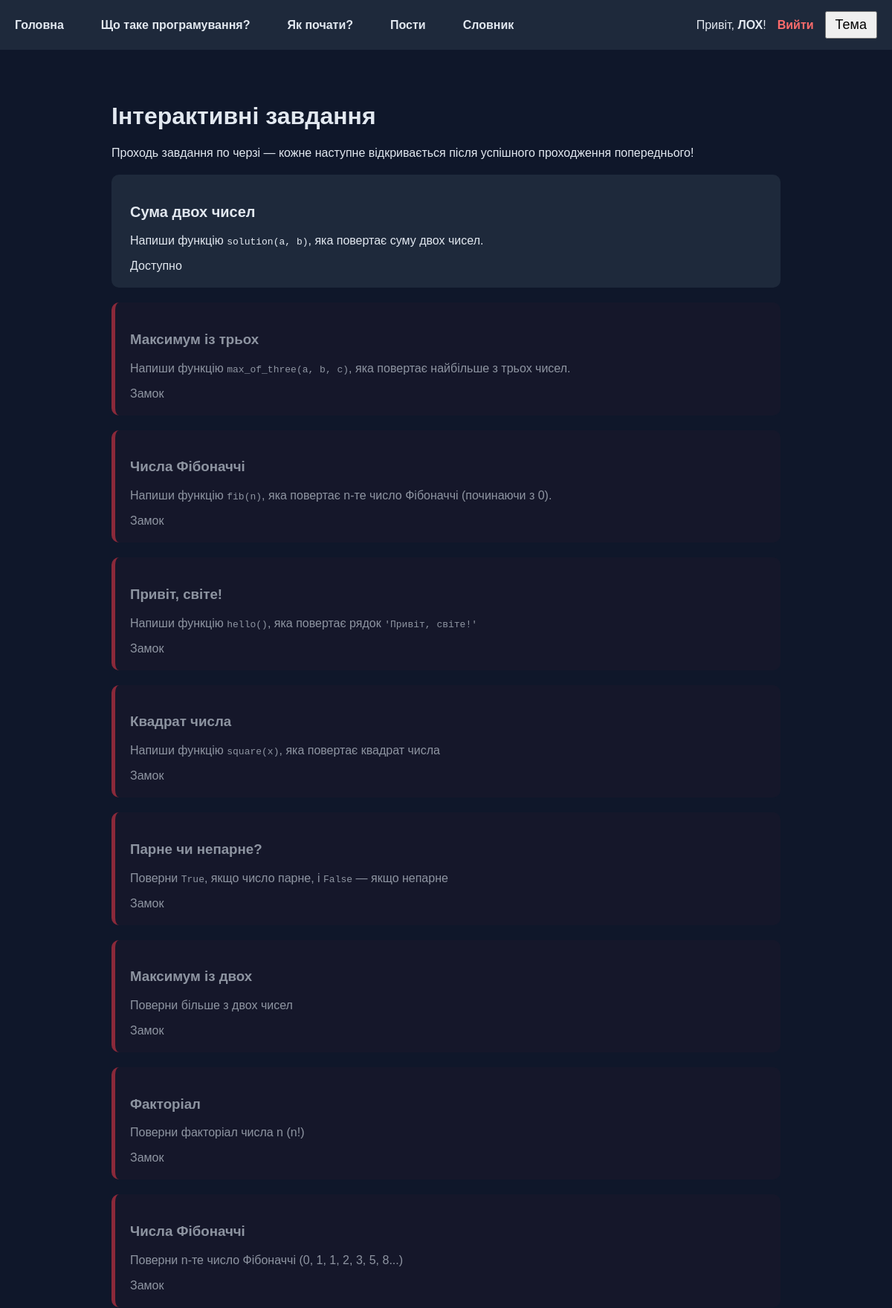
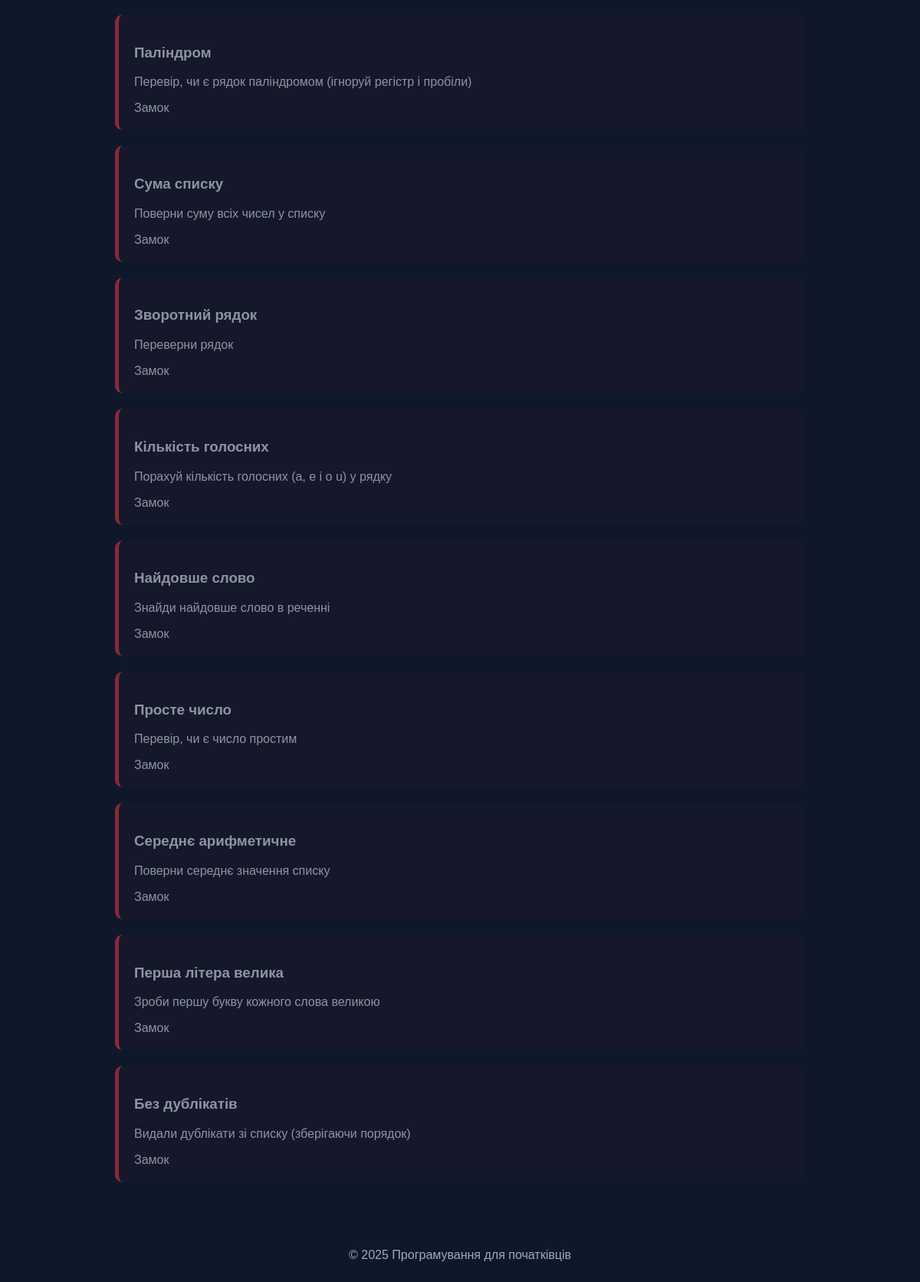
Page /tasks (signed in) on the committed database (2 pictures, top to bottom).
### tables this page shows
CREATE TABLE tasks (
    id INTEGER PRIMARY KEY,
    title TEXT NOT NULL,
    level TEXT CHECK(level IN ('Початківець', 'Середній', 'Просунутий')),
    description TEXT,
    starter_code TEXT,
    test_cases TEXT  -- JSON: [{"input": [1,2], "output": 3}, ...]
);

### project/app.py (the view)
@app.route("/tasks")
@login_required
def tasks_list():
    all_tasks = db.get_all_tasks()
    solved_ids = set(db.get_solved_task_ids(session["user_id"]))
    max_unlocked = db.get_max_unlocked_task_id(session["user_id"])
    return render_template("tasks_list.html",
                         tasks=all_tasks,
                         solved_ids=solved_ids,
                         max_unlocked=max_unlocked)

### project/app.py (called while the page is built)
def login_required(f):
    @wraps(f)
    def decorated_function(*args, **kwargs):
        if not session.get("user_id"):
            flash("Спочатку увійдіть в систему", "warning")
            return redirect(url_for("login"))
        return f(*args, **kwargs)
    return decorated_function

### project/db.py (called while the page is built)
def _get_connection():
    conn = sqlite3.connect(DB_PATH)
    conn.row_factory = sqlite3.Row  # за бажанням: доступ по іменах полів
    return conn

def get_all_tasks():
    with _get_connection() as conn:
        return conn.execute("SELECT * FROM tasks ORDER BY id").fetchall()

def get_solved_task_ids(user_id):
    with _get_connection() as conn:
        rows = conn.execute("""
            SELECT task_id FROM user_solutions
            WHERE user_id = ? AND passed = 1
            ORDER BY task_id
        """, (user_id,)).fetchall()
        return [row["task_id"] for row in rows]

def get_max_unlocked_task_id(user_id):
    solved = get_solved_task_ids(user_id)
    if not solved:
        first = _get_connection().execute("SELECT id FROM tasks ORDER BY id LIMIT 1").fetchone()
        return first["id"] if first else None
    last_solved = max(solved)
    next_task = _get_connection().execute("SELECT id FROM tasks WHERE id > ? ORDER BY id LIMIT 1", (last_solved,)).fetchone()
    return (next_task["id"] if next_task else last_solved)

### project/templates/tasks_list.html (shortened to what this page needs)
{% extends "base.html" %}
{% block content %}
<h1>Інтерактивні завдання</h1>
<p>Проходь завдання по черзі — кожне наступне відкривається після успішного проходження попереднього!</p>
<div class="container">
    {% for task in tasks %}
        {% set solved = task.id in solved_ids %}
        {% set unlocked = task.id <= max_unlocked %}
        <div class="card card-list mb-3 task-card
                    {% if not unlocked %}task-locked{% endif %}">
            <div class="card-body d-flex justify-content-between align-items-center">
                <div class="task-title">
                    <h3 class="mb-1">
                        {% if unlocked %}
                            <a href="/task/{{ task.id }}" class="task-link">
                                {% if solved %}<s>{{ task.title }}</s>{% else %}{{ task.title }}{% endif %}
                            </a>
                        {% else %}
                            <span class="text-danger"><strong>{{ task.title }}</strong></span>
                        {% endif %}
                    </h3>
                    <p class="text-muted mb-0">{{ task.description|safe }}</p>
                </div>
                <div class="task-status">
                    {% if solved %}
                        <span class="badge bg-success fs-5">Пройдено</span>
                    {% elif unlocked %}
                        <span class="badge bg-primary fs-5">Доступно</span>
                    {% else %}
                        <span class="badge bg-danger fs-5">Замок</span>
                    {% endif %}
                </div>
            </div>
        </div>
    {% endfor %}
</div>
{% endblock %}

### project/static/style.css (style rules this page uses)
:root { --bg: #0f172a; --text: #e2e8f0; --card: #1e293b; --accent: #7c3aed; --a:#262733; --b:#1d1e27; }
body { margin: 0; background: var(--bg); color: var(--text); font-family: Arial, sans-serif; }
.card { background: var(--card); padding: 20px; border-radius: 10px; margin-top: 20px; }
.card-list a { color: var(--text); text-decoration: none; font-size: 20px; display: inline-block; transition: transform 0.25s ease, color 0.25s ease; }
a { transition: transform 0.2s ease, color 0.2s ease; }
.task-card { transition: all 0.3s ease; border-left: 5px solid transparent; }
.task-locked { opacity: 0.6; background: rgba(220, 53, 69, 0.05); border-left-color: #dc3545 !important; }
.task-link { color: inherit; text-decoration: none; }

### rows in the picture
tasks: title "Сума двох чисел", description "Напиши функцію solution(a, b) , яка повертає суму двох чисел.", shows "Доступно"
tasks: title "Максимум із трьох", description "Напиши функцію max_of_three(a, b, c) , яка повертає найбільше з трьох чисел.", shows "Замок"
tasks: title "Числа Фібоначчі", description "Напиши функцію fib(n) , яка повертає n-те число Фібоначчі (починаючи з 0).", shows "Замок"
tasks: title "Привіт, світе!", description "Напиши функцію hello() , яка повертає рядок 'Привіт, світе!'", shows "Замок"
tasks: title "Квадрат числа", description "Напиши функцію square(x) , яка повертає квадрат числа", shows "Замок"
tasks: title "Парне чи непарне?", description "Поверни True , якщо число парне, і False — якщо непарне", shows "Замок"
tasks: title "Максимум із двох", description "Поверни більше з двох чисел", shows "Замок"
tasks: title "Факторіал", description "Поверни факторіал числа n (n!)", shows "Замок"
tasks: title "Числа Фібоначчі", description "Поверни n-те число Фібоначчі (0, 1, 1, 2, 3, 5, 8...)", shows "Замок"
tasks: title "Паліндром", description "Перевір, чи є рядок паліндромом (ігноруй регістр і пробіли)", shows "Замок"
tasks: title "Сума списку", description "Поверни суму всіх чисел у списку", shows "Замок"
tasks: title "Зворотний рядок", description "Переверни рядок", shows "Замок"
tasks: title "Кількість голосних", description "Порахуй кількість голосних (a, e i o u) у рядку", shows "Замок"
tasks: title "Найдовше слово", description "Знайди найдовше слово в реченні", shows "Замок"
tasks: title "Просте число", description "Перевір, чи є число простим", shows "Замок"
tasks: title "Середнє арифметичне", description "Поверни середнє значення списку", shows "Замок"
tasks: title "Перша літера велика", description "Зроби першу букву кожного слова великою", shows "Замок"
tasks: title "Без дублікатів", description "Видали дублікати зі списку (зберігаючи порядок)", shows "Замок"

### other values in the picture
{{ session.username }} "ЛОХ"
{{ 2025 }} "2025"
